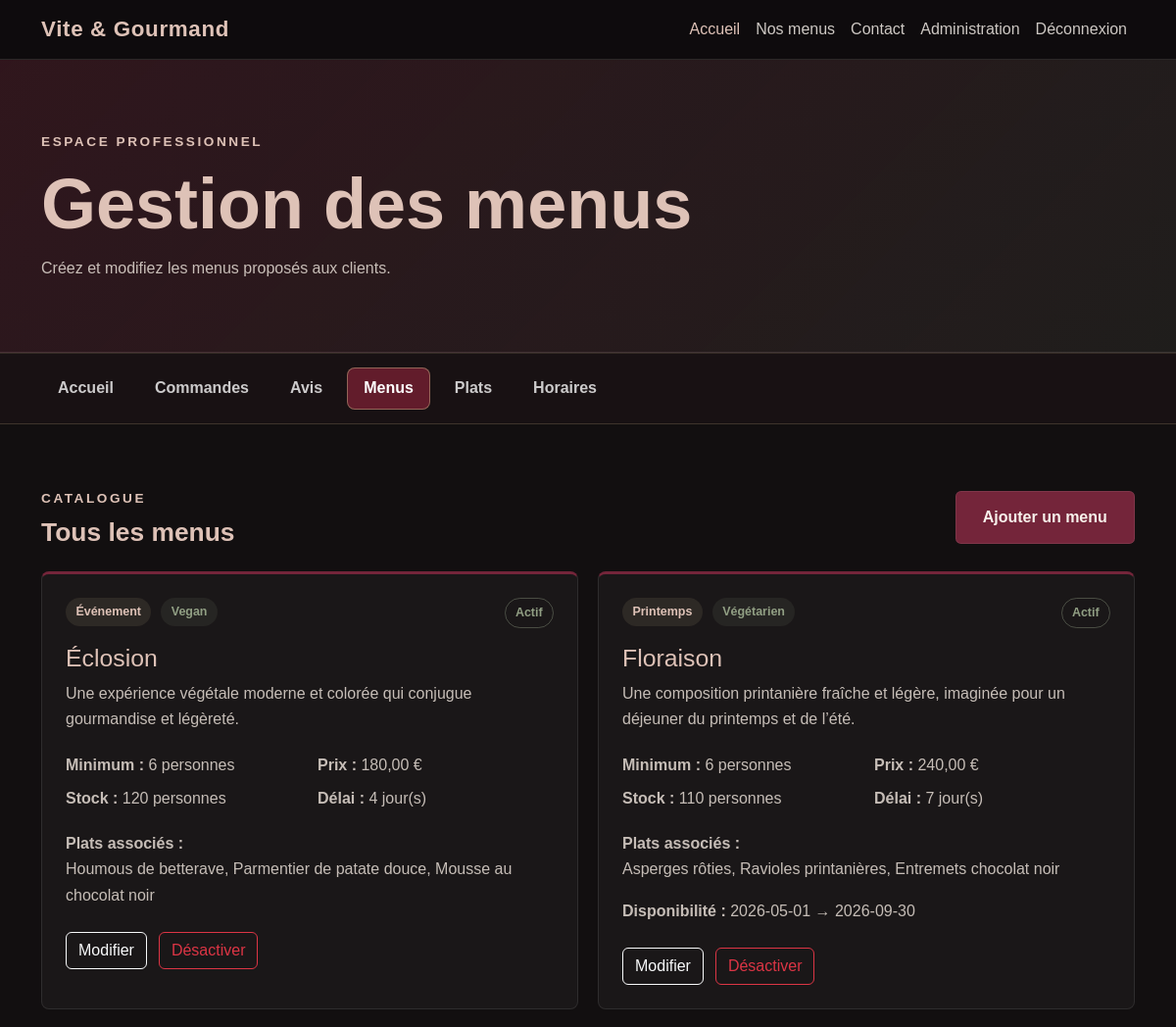
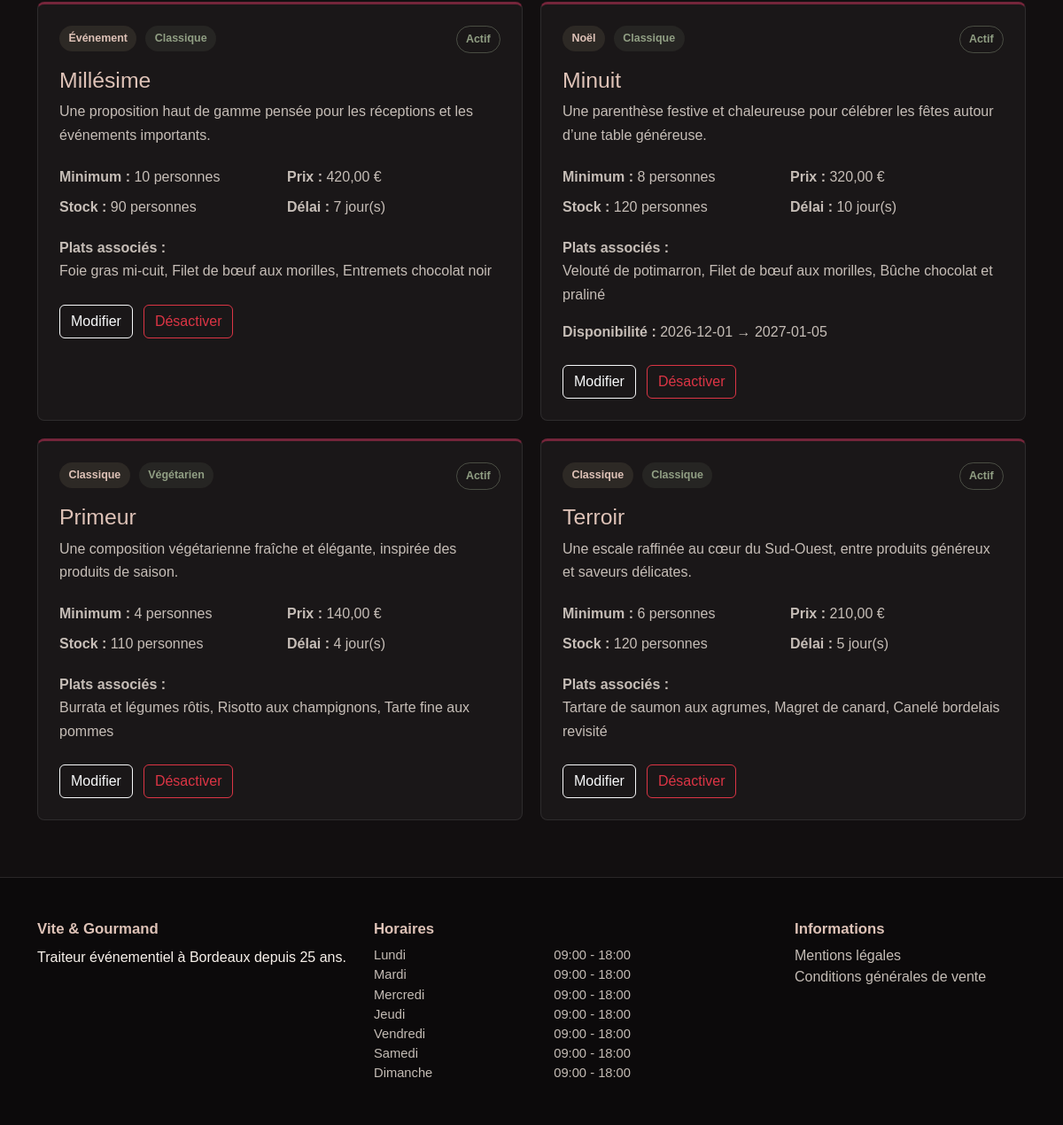
/employee/menus (signed in), run on the app's committed database (2 pictures, top to bottom).
### tables this page shows
CREATE TABLE menus (
    id INT AUTO_INCREMENT PRIMARY KEY,
    theme_id INT NOT NULL,
    dietary_type_id INT NOT NULL,
    title VARCHAR(150) NOT NULL,
    description TEXT NOT NULL,
    conditions TEXT NOT NULL,
    minimum_order_days INT NOT NULL DEFAULT 1,
    available_from DATE NULL,
    available_until DATE NULL,
    minimum_people INT NOT NULL,
    base_price DECIMAL(10, 2) NOT NULL,
    stock_quantity INT NOT NULL DEFAULT 0,
    is_active BOOLEAN NOT NULL DEFAULT TRUE,
    created_at TIMESTAMP NOT NULL DEFAULT CURRENT_TIMESTAMP,
    updated_at TIMESTAMP NOT NULL DEFAULT CURRENT_TIMESTAMP
        ON UPDATE CURRENT_TIMESTAMP,

    CONSTRAINT fk_menus_theme
        FOREIGN KEY (theme_id)
        REFERENCES themes(id)
        ON DELETE RESTRICT,

    CONSTRAINT fk_menus_dietary_type
        FOREIGN KEY (dietary_type_id)
        REFERENCES dietary_types(id)
        ON DELETE RESTRICT
);

CREATE TABLE themes (
    id INT AUTO_INCREMENT PRIMARY KEY,
    name VARCHAR(100) NOT NULL UNIQUE
);

CREATE TABLE dietary_types (
    id INT AUTO_INCREMENT PRIMARY KEY,
    name VARCHAR(100) NOT NULL UNIQUE
);

CREATE TABLE opening_hours (
    id INT AUTO_INCREMENT PRIMARY KEY,
    day_number TINYINT NOT NULL UNIQUE,
    day_name VARCHAR(20) NOT NULL,
    opening_time TIME NULL,
    closing_time TIME NULL,
    is_closed BOOLEAN NOT NULL DEFAULT FALSE
);

### app/Views/employee/menus.php (the view, shortened to what the rows shown need)
<section class="employee-dashboard-hero py-5">
    <div class="container py-4">
        <h1 class="employee-dashboard-title">
            Gestion des menus
        </h1>
    </div>
</section>
<section class="employee-dashboard-section py-5">
    <div class="container py-3">
        <div class="employee-menus-heading">
            <div>
                <h2 class="employee-dashboard-card-title mb-0">
                    Tous les menus
                </h2>
            </div>
        </div>
        <?php if (!empty($menus)): ?>
            <div class="employee-menus-grid">
                <?php foreach ($menus as $menu): ?>
                    <?php
                    $isActive =
                        (bool) $menu['is_active'];
                    ?>
                    <article
                        class="employee-menu-card<?php
                                                    echo $isActive
                                                        ? ''
                                                        : ' inactive';
                                                    ?>">
                        <div class="employee-menu-card-top">
                            <div>
                                <span class="employee-menu-theme">
                                    <?php
                                    echo htmlspecialchars(
                                        $menu['theme_name']
                                    );
                                    ?>
                                </span>
                                <span class="employee-menu-diet">
                                    <?php
                                    echo htmlspecialchars(
                                        $menu['dietary_type_name']
                                    );
                                    ?>
                                </span>
                            </div>
                            <span
                                class="employee-menu-status<?php
                                                            echo $isActive
                                                                ? ''
                                                                : ' inactive';
                                                            ?>">
                                <?php
                                echo $isActive
                                    ? 'Actif'
                                    : 'Inactif';
                                ?>
                            </span>
                        </div>
                        <h3 class="employee-menu-title">
                            <?php
                            echo htmlspecialchars(
                                $menu['title']
                            );
                            ?>
                        </h3>
                        <p class="employee-menu-description">
                            <?php
                            echo htmlspecialchars(
                                $menu['description']
                            );
                            ?>
                        </p>
                        <div class="employee-menu-information">
                            <p>
                                <strong>
                                    Minimum :
                                </strong>
                                <?php
                                echo (int)
                                $menu['minimum_people'];
                                ?>
                                personnes
                            </p>
                            <p>
                                <strong>
                                    Prix :
                                </strong>
                                <?php
                                echo number_format(
                                    (float) $menu['base_price'],
                                    2,
                                    ',',
                                    ' '
                                );
                                ?>
                                €
                            </p>
                            <p>
                                <strong>
                                    Stock :
                                </strong>
                                <?php
                                echo (int)
                                $menu['stock_quantity'];
                                ?>
                                personnes
                            </p>
                            <p>
                                <strong>
                                    Délai :
                                </strong>
                                <?php
                                echo (int)
                                $menu['minimum_order_days'];
                                ?>
                                jour(s)
                            </p>
                        </div>
                        <p class="employee-menu-dishes">
                            <strong>
                                Plats associés :
                            </strong>
                            <br>
                            <?php
                            echo htmlspecialchars(
                                $menu['dish_names']
                                    ?: 'Aucun plat associé'
                            );
                            ?>
                        </p>
                        <?php if (
                            !empty($menu['available_from'])
                            || !empty($menu['available_until'])
                        ): ?>
                            <p class="employee-menu-availability">
                                <strong>
                                    Disponibilité :
                                </strong>
                                <?php
                                echo htmlspecialchars(
                                    $menu['available_from']
                                        ?: 'sans date de début'
                                );
                                ?>
                                →
                                <?php
                                echo htmlspecialchars(
                                    $menu['available_until']
                                        ?: 'sans date de fin'
                                );
                                ?>
                            </p>
                        <?php endif; ?>
                        <div class="employee-menu-actions">
                            <a
                                href="<?php
                                        echo BASE_URL
                                            . '/employee/menu/form?id='
                                            . (int) $menu['id'];
                                        ?>"
                                class="btn btn-outline-light">
                                Modifier
                            </a>
                            <form
                                action="<?php
                                        echo BASE_URL;
                                        ?>/employee/menu/toggle"
                                method="post">
                                <button
                                    type="submit"
                                    class="btn <?php
                                                echo $isActive
                                                    ? 'btn-outline-danger'
                                                    : 'btn-outline-success';
                                                ?>">
                                    <?php
                                    echo $isActive
                                        ? 'Désactiver'
                                        : 'Réactiver';
                                    ?>
                                </button>
                            </form>
                        </div>
                    </article>
                <?php endforeach; ?>
            </div>
        <?php endif; ?>
    </div>
</section>

### app/Views/layouts/footer.php (shortened to what the rows shown need)
</main>
<footer class="site-footer">
    <div class="container py-5">
        <div class="row gy-4">
            <div class="col-lg-4 col-md-6">
                <h2 class="footer-title">
                    Vite & Gourmand
                </h2>
            </div>
            <div class="col-lg-5 col-md-6">
                <h2 class="footer-title">
                    Horaires
                </h2>
                <?php if (!empty($openingHours)): ?>
                    <ul class="opening-hours-list list-unstyled mb-0">
                        <?php foreach ($openingHours as $openingHour): ?>
                            <li class="opening-hours-item">
                                <span>
                                    <?php echo htmlspecialchars($openingHour['day_name']); ?>
                                </span>
                                <span>
                                    <?php if ((bool) $openingHour['is_closed']): ?>
                                        Fermé
                                    <?php else: ?>
                                        <?php
                                        echo htmlspecialchars(
                                            substr($openingHour['opening_time'], 0, 5)
                                        );
                                        ?>
                                        -
                                        <?php
                                        echo htmlspecialchars(
                                            substr($openingHour['closing_time'], 0, 5)
                                        );
                                        ?>
                                    <?php endif; ?>
                                </span>
                            </li>
                        <?php endforeach; ?>
                    </ul>
                <?php else: ?>
                    <p class="mb-0">
                        Les horaires seront bientôt disponibles.
                    </p>
                <?php endif; ?>
            </div>
            <div class="col-lg-3 col-md-6">
                <h2 class="footer-title">
                    Informations
                </h2>
            </div>
        </div>
    </div>
</footer>
</body>
</html>

### data on the page
menus: theme.name "Événement", dietary_type.name "Vegan", is_active "Actif", title "Éclosion", description "Une expérience végétale moderne et colorée qui conjugue gourmandise et légèreté.", minimum_people "6", base_price "180,00", stock_quantity "120", minimum_order_days "4", dish_names "Houmous de betterave, Parmentier de patate douce, Mousse au chocolat noir"
menus: theme.name "Printemps", dietary_type.name "Végétarien", is_active "Actif", title "Floraison", description "Une composition printanière fraîche et légère, imaginée pour un déjeuner du printemps et de l’été.", minimum_people "6", base_price "240,00", stock_quantity "110", minimum_order_days "7", dish_names "Asperges rôties, Ravioles printanières, Entremets chocolat noir", available_from "2026-05-01", available_until "2026-09-30"
menus: theme.name "Événement", dietary_type.name "Classique", is_active "Actif", title "Millésime", description "Une proposition haut de gamme pensée pour les réceptions et les événements importants.", minimum_people "10", base_price "420,00", stock_quantity "90", minimum_order_days "7", dish_names "Foie gras mi-cuit, Filet de bœuf aux morilles, Entremets chocolat noir"
menus: theme.name "Noël", dietary_type.name "Classique", is_active "Actif", title "Minuit", description "Une parenthèse festive et chaleureuse pour célébrer les fêtes autour d’une table généreuse.", minimum_people "8", base_price "320,00", stock_quantity "120", minimum_order_days "10", dish_names "Velouté de potimarron, Filet de bœuf aux morilles, Bûche chocolat et praliné", available_from "2026-12-01", available_until "2027-01-05"
menus: theme.name "Classique", dietary_type.name "Végétarien", is_active "Actif", title "Primeur", description "Une composition végétarienne fraîche et élégante, inspirée des produits de saison.", minimum_people "4", base_price "140,00", stock_quantity "110", minimum_order_days "4", dish_names "Burrata et légumes rôtis, Risotto aux champignons, Tarte fine aux pommes"
menus: theme.name "Classique", dietary_type.name "Classique", is_active "Actif", title "Terroir", description "Une escale raffinée au cœur du Sud-Ouest, entre produits généreux et saveurs délicates.", minimum_people "6", base_price "210,00", stock_quantity "120", minimum_order_days "5", dish_names "Tartare de saumon aux agrumes, Magret de canard, Canelé bordelais revisité"
opening_hours: day_name "Lundi", opening_time "09:00", closing_time "18:00"
opening_hours: day_name "Mardi", opening_time "09:00", closing_time "18:00"
opening_hours: day_name "Mercredi", opening_time "09:00", closing_time "18:00"
opening_hours: day_name "Jeudi", opening_time "09:00", closing_time "18:00"
opening_hours: day_name "Vendredi", opening_time "09:00", closing_time "18:00"
opening_hours: day_name "Samedi", opening_time "09:00", closing_time "18:00"
opening_hours: day_name "Dimanche", opening_time "09:00", closing_time "18:00"

### other printed values
$accountLabel "Administration"
